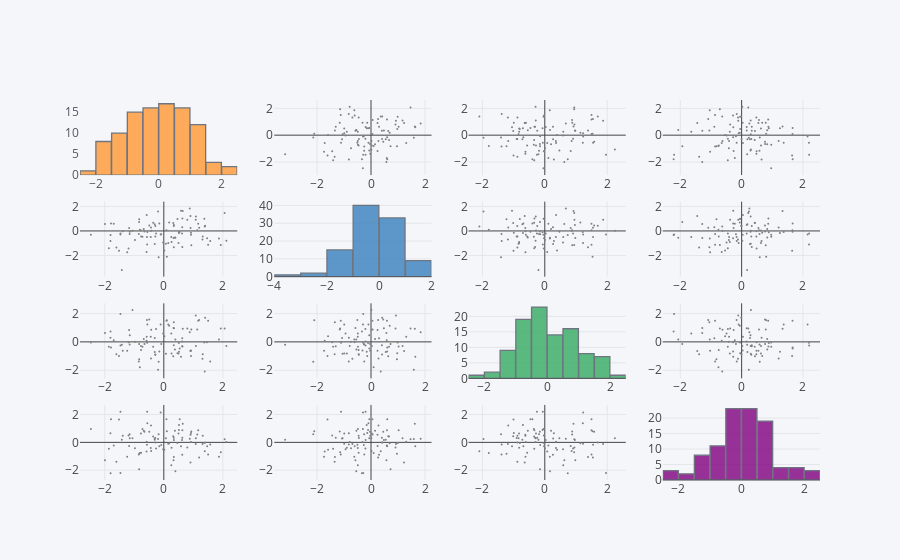

Notebook code for this chart:
### Markdown cell above
## scatter_matrix()

Similar to sns.pairplot()

### Code cell
df.scatter_matrix()
